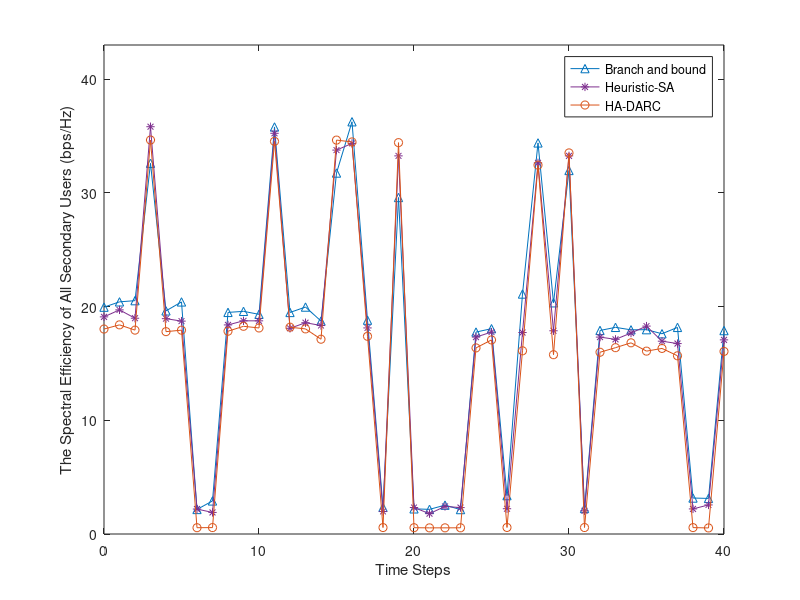

MATLAB code for this plot:
clear all; close all;

result_compare = csvread("result_compare.csv")
DARC_result= result_compare(:,1);
bb_result = result_compare(:,2);
sa_result = result_compare(:,3);

x = 0:1:40;
plot(x, bb_result, 'Color',[0 0.4470 0.7410], 'LineStyle', '-','Marker','^');
hold on;
plot(x, sa_result,'Color',[0.4940 0.1840 0.5560], 'LineStyle', '-','Marker','*');
hold on;
plot(x, DARC_result,'Color',[0.8500 0.3250 0.0980], 'LineStyle', '-','Marker','o');
hold on;
ylabel('The Spectral Efficiency of All Secondary Users (bps/Hz)');

xlabel('Time Steps');
ylim([0 43])
legend('Branch and bound','Heuristic-SA','HA-DARC',"location", "best");